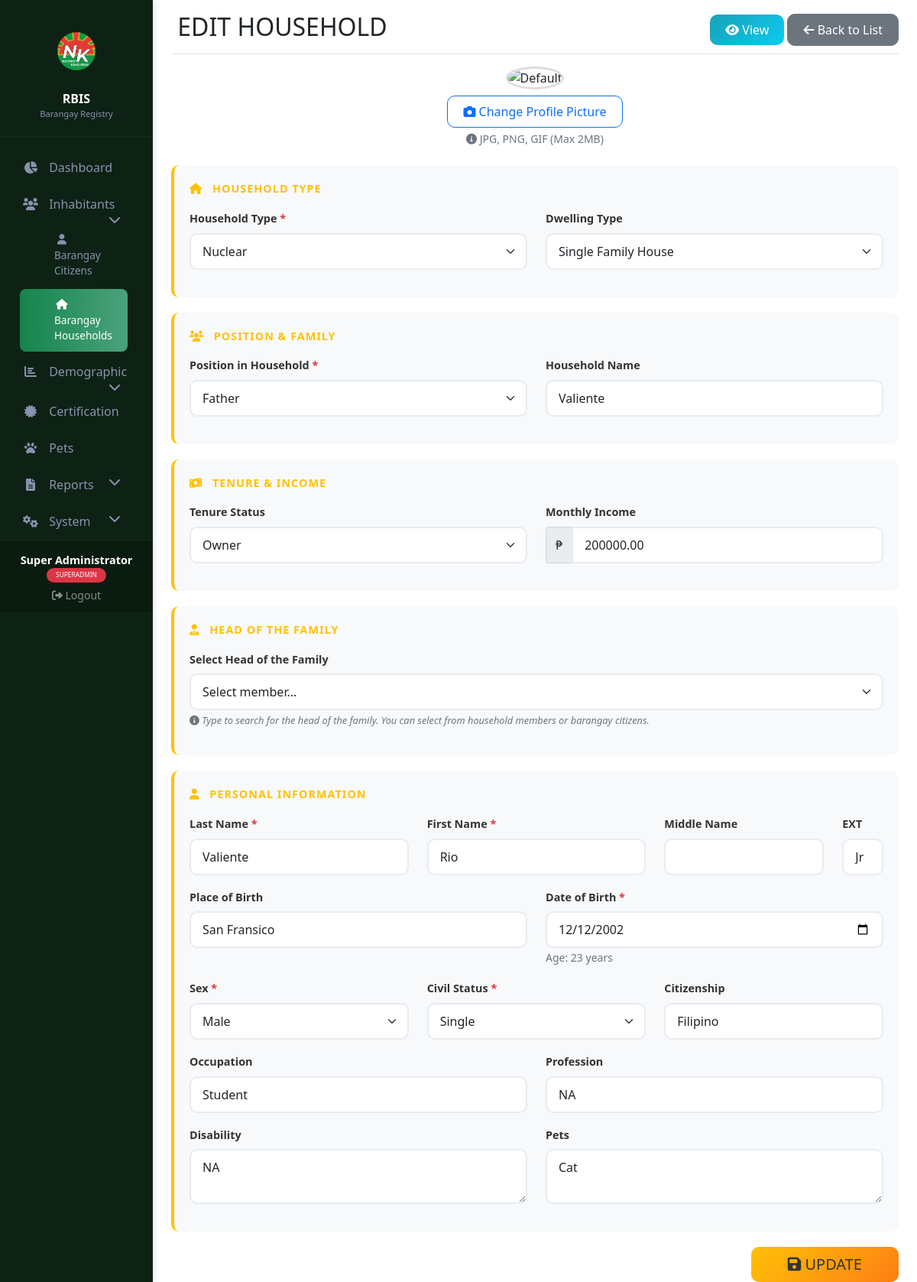
The app's page /inhabitants/households/edit.php?id=4 (signed in) with its own data.
### tables this page shows
CREATE TABLE `household_records` (
  `id` int(11) NOT NULL,
  `last_name` varchar(50) NOT NULL,
  `first_name` varchar(50) NOT NULL,
  `middle_name` varchar(50) DEFAULT NULL,
  `ext_name` varchar(10) DEFAULT NULL,
  `place_of_birth` varchar(100) DEFAULT NULL,
  `date_of_birth` date DEFAULT NULL,
  `age` int(11) DEFAULT NULL,
  `sex` enum('Male','Female','Other') NOT NULL,
  `civil_status` enum('Single','Married','Widowed','Divorced','Separated') NOT NULL,
  `citizenship` varchar(50) DEFAULT NULL,
  `occupation` varchar(100) DEFAULT NULL,
  `profession` varchar(100) DEFAULT NULL,
  `disability` text DEFAULT NULL,
  `pets` text DEFAULT NULL,
  `profile_picture` varchar(255) DEFAULT NULL,
  `created_by` int(11) DEFAULT NULL,
  `created_at` timestamp NOT NULL DEFAULT current_timestamp(),
  `updated_at` timestamp NOT NULL DEFAULT current_timestamp() ON UPDATE current_timestamp(),
  `household_type` varchar(50) DEFAULT 'Nuclear',
  `dwelling_type` varchar(50) DEFAULT NULL,
  `household_name` varchar(100) DEFAULT NULL,
  `position_in_household` varchar(50) DEFAULT NULL,
  `tenure_status` varchar(50) DEFAULT 'Owner',
  `monthly_income` decimal(10,2) DEFAULT 0.00,
  `head_of_family_id` int(11) DEFAULT NULL
);

### inhabitants/households/edit.php (the view, shortened to what this page needs)
<?php
$id = isset($_GET['id']) ? (int)$_GET['id'] : 0;
$pdo = getDB();
$stmt = $pdo->prepare("SELECT * FROM household_records WHERE id = ?");
$stmt->execute([$id]);
$record = $stmt->fetch();
$household_types = ['Nuclear', 'Single Parent', 'Extended', 'Childless', 'Grandparent', 'Step Family'];
$dwelling_types = ['Single Family House', 'Townhouse', 'Condominium', 'Duplex', 'Mobile Home', 'Multi Unit', 'Apartment'];
$positions = ['Father', 'Mother', 'Son', 'Daughter', 'Grandmother', 'Grandfather', 'Father in Law', 'Mother in Law', 'Brother in Law', 'Sister in Law'];
$tenure_statuses = ['Owner', 'Renter', 'Living with Parents', 'Living with Relatives', 'Boarder', 'Other'];
?>
<!DOCTYPE html>
<html lang="en">
<head>
    <link href="https://cdn.jsdelivr.net/npm/bootstrap@5.1.3/dist/css/bootstrap.min.css" rel="stylesheet">
    <link rel="stylesheet" href="https://cdnjs.cloudflare.com/ajax/libs/font-awesome/6.0.0/css/all.min.css">
    <link rel="stylesheet" href="../../assets/css/custom.css">
</head>
<body>
    <div class="container-fluid">
        <div class="row">
            <?php include '../../includes/sidebar.php'; ?>
            <main class="col-md-10 ms-sm-auto px-md-4 main-content">
                <div class="d-flex justify-content-between flex-wrap flex-md-nowrap align-items-center pt-3 pb-2 mb-3 border-bottom">
                    <h1 class="h2">
                        <i class="fas fa-home-edit text-warning"></i> EDIT HOUSEHOLD
                    </h1>
                    <div>
                        <a href="view.php?id=<?= $record['id'] ?>" class="btn btn-info">
                            <i class="fas fa-eye"></i> View
                        </a>
                        <a href="index.php" class="btn btn-secondary">
                            <i class="fas fa-arrow-left"></i> Back to List
                        </a>
                    </div>
                </div>
                <form method="POST" enctype="multipart/form-data" class="needs-validation" novalidate>
                    <div class="text-center mb-4">
                        <div class="mb-2">
                            <?php if ($record['profile_picture']): ?>
                                <img id="profilePreview" src="../../uploads/<?= $record['profile_picture'] ?>" class="profile-preview" alt="Profile">
                            <?php else: ?>
                                <img id="profilePreview" src="../../assets/images/default-avatar.png" class="profile-preview" alt="Default">
                            <?php endif; ?>
                        </div>
                        <label class="btn btn-outline-primary">
                            <i class="fas fa-camera"></i> Change Profile Picture
                        </label>
                        <small class="d-block text-muted mt-1">
                            <i class="fas fa-info-circle"></i> JPG, PNG, GIF (Max 2MB)
                        </small>
                    </div>
                    <div class="form-section">
                        <div class="form-section-title">
                            <i class="fas fa-home"></i> HOUSEHOLD TYPE
                        </div>
                        <div class="row">
                            <div class="col-md-6 mb-3">
                                <label class="form-label">
                                    Household Type <span class="required-star">*</span>
                                </label>
                                <select name="household_type" class="form-select" required>
                                    <?php foreach ($household_types as $type): ?>
                                        <option value="<?= $type ?>" <?= $record['household_type'] == $type ? 'selected' : '' ?>>
                                            <?= $type ?>
                                        </option>
                                    <?php endforeach; ?>
                                </select>
                            </div>
                            <div class="col-md-6 mb-3">
                                <label class="form-label">
                                    Dwelling Type
                                </label>
                                <select name="dwelling_type" class="form-select">
                                    <?php foreach ($dwelling_types as $type): ?>
                                        <option value="<?= $type ?>" <?= $record['dwelling_type'] == $type ? 'selected' : '' ?>>
                                            <?= $type ?>
                                        </option>
                                    <?php endforeach; ?>
                                </select>
                            </div>
                        </div>
                    </div>
                    <div class="form-section">
                        <div class="form-section-title">
                            <i class="fas fa-users"></i> POSITION & FAMILY
                        </div>
                        <div class="row">
                            <div class="col-md-6 mb-3">
                                <label class="form-label">
                                    Position in Household <span class="required-star">*</span>
                                </label>
                                <select name="position_in_household" class="form-select" required>
                                    <?php foreach ($positions as $pos): ?>
                                        <option value="<?= $pos ?>" <?= $record['position_in_household'] == $pos ? 'selected' : '' ?>>
                                            <?= $pos ?>
                                        </option>
                                    <?php endforeach; ?>
                                </select>
                            </div>
                            <div class="col-md-6 mb-3">
                                <label class="form-label">
                                    Household Name
                                </label>
                                <input type="text" name="household_name" class="form-control" value="<?= htmlspecialchars($record['household_name']) ?>" placeholder="e.g., Dela Cruz Family">
                            </div>
                        </div>
                    </div>
                    <div class="form-section">
                        <div class="form-section-title">
                            <i class="fas fa-money-bill-wave"></i> TENURE & INCOME
                        </div>
                        <div class="row">
                            <div class="col-md-6 mb-3">
                                <label class="form-label">
                                    Tenure Status
                                </label>
                                <select name="tenure_status" class="form-select">
                                    <?php foreach ($tenure_statuses as $status): ?>
                                        <option value="<?= $status ?>" <?= $record['tenure_status'] == $status ? 'selected' : '' ?>>
                                            <?= $status ?>
                                        </option>
                                    <?php endforeach; ?>
                                </select>
                            </div>
                            <div class="col-md-6 mb-3">
                                <label class="form-label">
                                    Monthly Income
                                </label>
                                <div class="input-group">
                                    <span class="input-group-text">₱</span>
                                    <input type="number" name="monthly_income" class="form-control" value="<?= $record['monthly_income'] ?? 0 ?>" step="0.01" min="0">
                                </div>
                            </div>
                        </div>
                    </div>
<div class="form-section">
    <div class="form-section-title">
        <i class="fas fa-user-tie"></i> HEAD OF THE FAMILY
    </div>
    <div class="row">
        <div class="col-md-12 mb-3">
            <label class="form-label">
                Select Head of the Family
            </label>
            <select name="head_of_family_id" id="headOfFamily" class="form-select selectpicker" data-live-search="true" title="Search for member...">
                <option value="">Select member...</option>
            </select>
            <div class="help-text mt-1">
                <i class="fas fa-info-circle"></i>
                Type to search for the head of the family. You can select from household members or barangay citizens.
            </div>
        </div>
    </div>
</div>
                    <div class="form-section">
                        <div class="form-section-title">
                            <i class="fas fa-user"></i> PERSONAL INFORMATION
                        </div>
                        <div class="row">
                            <div class="col-md-4 mb-3">
                                <label class="form-label">Last Name <span class="required-star">*</span></label>
                                <input type="text" name="last_name" class="form-control" value="<?= htmlspecialchars($record['last_name']) ?>" required>
                            </div>
                            <div class="col-md-4 mb-3">
                                <label class="form-label">First Name <span class="required-star">*</span></label>
                                <input type="text" name="first_name" class="form-control" value="<?= htmlspecialchars($record['first_name']) ?>" required>
                            </div>
                            <div class="col-md-3 mb-3">
                                <label class="form-label">Middle Name</label>
                                <input type="text" name="middle_name" class="form-control" value="<?= htmlspecialchars($record['middle_name']) ?>">
                            </div>
                            <div class="col-md-1 mb-3">
                                <label class="form-label">EXT</label>
                                <input type="text" name="ext_name" class="form-control" placeholder="Jr." value="<?= htmlspecialchars($record['ext_name']) ?>">
                            </div>
                        </div>
                        <div class="row">
                            <div class="col-md-6 mb-3">
                                <label class="form-label">Place of Birth</label>
                                <input type="text" name="place_of_birth" class="form-control" value="<?= htmlspecialchars($record['place_of_birth']) ?>">
                            </div>
                            <div class="col-md-6 mb-3">
                                <label class="form-label">Date of Birth <span class="required-star">*</span></label>
                                <input type="date" name="date_of_birth" class="form-control" value="<?= $record['date_of_birth'] ?>" required onchange="calculateAge(this)">
                                <small class="text-muted" id="ageDisplay">Age: <?= $record['age'] ?? '' ?> years</small>
                            </div>
                        </div>
                        <div class="row">
                            <div class="col-md-4 mb-3">
                                <label class="form-label">Sex <span class="required-star">*</span></label>
                                <select name="sex" class="form-select" required>
                                    <option value="Male" <?= $record['sex'] == 'Male' ? 'selected' : '' ?>>Male</option>
                                </select>
                            </div>
                            <div class="col-md-4 mb-3">
                                <label class="form-label">Civil Status <span class="required-star">*</span></label>
                                <select name="civil_status" class="form-select" required>
                                    <option value="Single" <?= $record['civil_status'] == 'Single' ? 'selected' : '' ?>>Single</option>
                                </select>
                            </div>
                            <div class="col-md-4 mb-3">
                                <label class="form-label">Citizenship</label>
                                <input type="text" name="citizenship" class="form-control" value="<?= htmlspecialchars($record['citizenship']) ?>" placeholder="e.g., Filipino">
                            </div>
                        </div>
                        <div class="row">
                            <div class="col-md-6 mb-3">
                                <label class="form-label">Occupation</label>
                                <input type="text" name="occupation" class="form-control" value="<?= htmlspecialchars($record['occupation']) ?>" placeholder="e.g., Teacher">
                            </div>
                            <div class="col-md-6 mb-3">
                                <label class="form-label">Profession</label>
                                <input type="text" name="profession" class="form-control" value="<?= htmlspecialchars($record['profession']) ?>" placeholder="e.g., Licensed Professional Teacher">
                            </div>
                        </div>
                        <div class="row">
                            <div class="col-md-6 mb-3">
                                <label class="form-label">Disability</label>
                                <textarea name="disability" class="form-control" rows="2" placeholder="List any disabilities..."><?= htmlspecialchars($record['disability']) ?></textarea>
                            </div>
                            <div class="col-md-6 mb-3">
                                <label class="form-label">Pets</label>
                                <textarea name="pets" class="form-control" rows="2" placeholder="List pets in household..."><?= htmlspecialchars($record['pets']) ?></textarea>
                            </div>
                        </div>
                    </div>
                    <div class="mt-3 text-end">
                        <button type="submit" class="btn btn-warning btn-lg px-5">
                            <i class="fas fa-save"></i> UPDATE
                        </button>
                    </div>
                </form>
            </main>
        </div>
    </div>
</body>
</html>

### records on screen
household_records: household_type "Nuclear", dwelling_type "Single Family House", position_in_household "Father", household_name "Valiente", tenure_status "Owner", monthly_income "200000.00", last_name "Valiente", first_name "Rio", ext_name "Jr", place_of_birth "San Fransico", date_of_birth "12/12/2002", sex "Male", civil_status "Single", citizenship "Filipino", occupation "Student", profession "NA", disability "NA", pets "Cat"

### other values on screen
$_SESSION['full_name'] "Super Administrator"
$user_role "SUPERADMIN"
